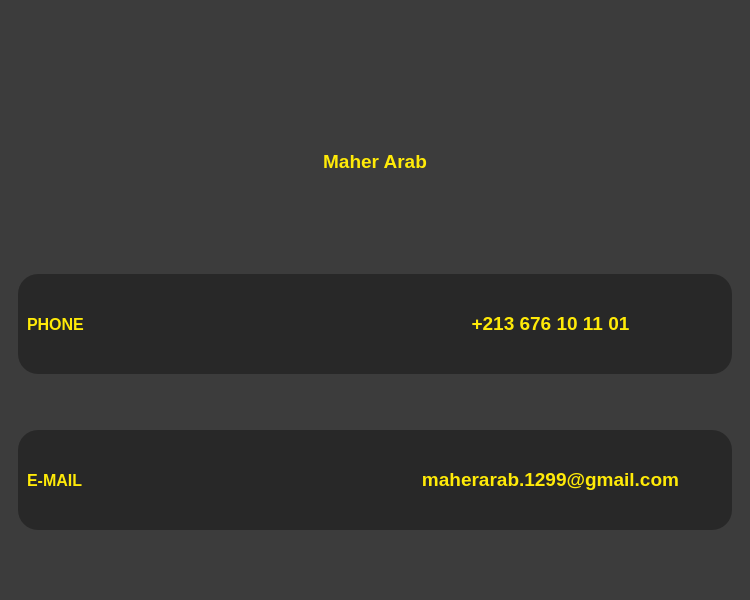
<?xml version="1.0" encoding="UTF-8"?>
<ui version="4.0">
 <class>MainWindow</class>
 <widget class="QMainWindow" name="MainWindow">
  <property name="geometry">
   <rect>
    <x>0</x>
    <y>0</y>
    <width>750</width>
    <height>600</height>
   </rect>
  </property>
  <property name="windowTitle">
   <string>Gestion Des Employees (Contact)</string>
  </property>
  <property name="windowIcon">
   <iconset>
    <normaloff>../assets/company.png</normaloff>../assets/company.png</iconset>
  </property>
  <widget class="QWidget" name="centralwidget">
   <property name="styleSheet">
    <string notr="true">QWidget{
	background:rgb(60, 60, 60);
    color:rgb(255, 234, 8);
}

</string>
   </property>
   <layout class="QVBoxLayout" name="verticalLayout_2">
    <item>
     <widget class="QWidget" name="widget" native="true">
      <property name="minimumSize">
       <size>
        <width>0</width>
        <height>200</height>
       </size>
      </property>
      <property name="maximumSize">
       <size>
        <width>16777215</width>
        <height>200</height>
       </size>
      </property>
      <property name="font">
       <font>
        <pointsize>10</pointsize>
        <weight>75</weight>
        <bold>true</bold>
       </font>
      </property>
      <property name="styleSheet">
       <string notr="true">.QWidget{
border-radius: 20px;
}</string>
      </property>
      <layout class="QHBoxLayout" name="horizontalLayout">
       <property name="spacing">
        <number>0</number>
       </property>
       <property name="leftMargin">
        <number>0</number>
       </property>
       <property name="topMargin">
        <number>0</number>
       </property>
       <property name="rightMargin">
        <number>0</number>
       </property>
       <property name="bottomMargin">
        <number>0</number>
       </property>
       <item>
        <widget class="QWidget" name="widget_5" native="true">
         <property name="minimumSize">
          <size>
           <width>200</width>
           <height>200</height>
          </size>
         </property>
         <property name="maximumSize">
          <size>
           <width>200</width>
           <height>16777215</height>
          </size>
         </property>
         <layout class="QVBoxLayout" name="verticalLayout_3">
          <property name="spacing">
           <number>0</number>
          </property>
          <property name="leftMargin">
           <number>0</number>
          </property>
          <property name="topMargin">
           <number>10</number>
          </property>
          <property name="rightMargin">
           <number>0</number>
          </property>
          <property name="bottomMargin">
           <number>0</number>
          </property>
          <item>
           <widget class="QLabel" name="label">
            <property name="minimumSize">
             <size>
              <width>200</width>
              <height>0</height>
             </size>
            </property>
            <property name="maximumSize">
             <size>
              <width>200</width>
              <height>16777215</height>
             </size>
            </property>
            <property name="text">
             <string/>
            </property>
            <property name="pixmap">
             <pixmap>../assets/profile-pic (4).png</pixmap>
            </property>
            <property name="scaledContents">
             <bool>true</bool>
            </property>
           </widget>
          </item>
          <item>
           <widget class="QLabel" name="label_6">
            <property name="text">
             <string>&lt;html&gt;&lt;head/&gt;&lt;body&gt;&lt;p align=&quot;center&quot;&gt;&lt;span style=&quot; font-size:14pt; font-weight:600;&quot;&gt;Maher Arab&lt;/span&gt;&lt;/p&gt;&lt;/body&gt;&lt;/html&gt;</string>
            </property>
           </widget>
          </item>
         </layout>
        </widget>
       </item>
      </layout>
     </widget>
    </item>
    <item>
     <widget class="QWidget" name="widget_2" native="true">
      <layout class="QVBoxLayout" name="verticalLayout">
       <item>
        <widget class="QWidget" name="widget_3" native="true">
         <property name="minimumSize">
          <size>
           <width>0</width>
           <height>100</height>
          </size>
         </property>
         <property name="maximumSize">
          <size>
           <width>16777215</width>
           <height>100</height>
          </size>
         </property>
         <property name="styleSheet">
          <string notr="true">QWidget{
background:rgb(40, 40, 40);
border-radius: 20px;
}</string>
         </property>
         <layout class="QHBoxLayout" name="horizontalLayout_2">
          <item>
           <widget class="QLabel" name="label_2">
            <property name="font">
             <font>
              <pointsize>12</pointsize>
              <weight>75</weight>
              <bold>true</bold>
             </font>
            </property>
            <property name="text">
             <string>PHONE </string>
            </property>
           </widget>
          </item>
          <item>
           <widget class="QLabel" name="label_3">
            <property name="font">
             <font>
              <pointsize>14</pointsize>
             </font>
            </property>
            <property name="text">
             <string>&lt;html&gt;&lt;head/&gt;&lt;body&gt;&lt;p align=&quot;center&quot;&gt;&lt;span style=&quot; font-weight:600;&quot;&gt;+213 676 10 11 01&lt;/span&gt;&lt;/p&gt;&lt;/body&gt;&lt;/html&gt;</string>
            </property>
           </widget>
          </item>
         </layout>
        </widget>
       </item>
       <item>
        <widget class="QWidget" name="widget_4" native="true">
         <property name="minimumSize">
          <size>
           <width>0</width>
           <height>100</height>
          </size>
         </property>
         <property name="maximumSize">
          <size>
           <width>16777215</width>
           <height>100</height>
          </size>
         </property>
         <property name="sizeIncrement">
          <size>
           <width>0</width>
           <height>0</height>
          </size>
         </property>
         <property name="styleSheet">
          <string notr="true">QWidget{
background:rgb(40, 40, 40);
border-radius: 20px;
}</string>
         </property>
         <layout class="QHBoxLayout" name="horizontalLayout_3">
          <item>
           <widget class="QLabel" name="label_4">
            <property name="font">
             <font>
              <pointsize>12</pointsize>
              <weight>75</weight>
              <bold>true</bold>
             </font>
            </property>
            <property name="text">
             <string>E-MAIL</string>
            </property>
           </widget>
          </item>
          <item>
           <widget class="QLabel" name="label_5">
            <property name="font">
             <font>
              <pointsize>14</pointsize>
              <weight>75</weight>
              <bold>true</bold>
             </font>
            </property>
            <property name="text">
             <string>&lt;html&gt;&lt;head/&gt;&lt;body&gt;&lt;p align=&quot;center&quot;&gt;maherarab.1299@gmail.com&lt;/p&gt;&lt;/body&gt;&lt;/html&gt;</string>
            </property>
           </widget>
          </item>
         </layout>
        </widget>
       </item>
      </layout>
     </widget>
    </item>
   </layout>
  </widget>
 </widget>
 <resources/>
 <connections/>
</ui>
